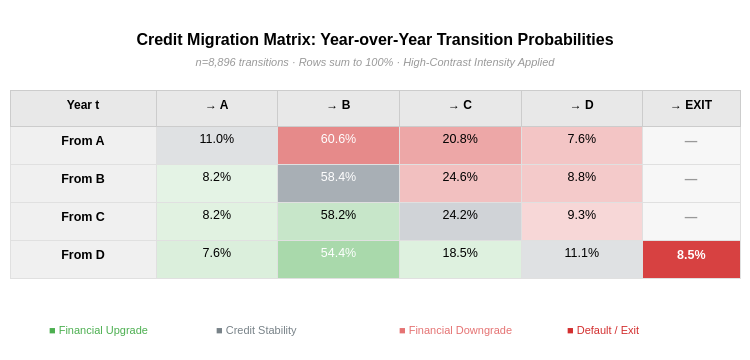

Notebook code cell kept with this figure:
### Markdown cell above
### 6.5 Credit Migration Matrix

We construct a year-over-year transition matrix to assess the **temporal stability** of health class assignments. High off-diagonal probability towards Class D indicates that firm deterioration is gradual and measurable supporting the case for temporal feature engineering. 

The `EXIT` column captures firms that leave the panel without a Class D label.

### Code cell
df_sorted = (
    train_df[["company_id", "fiscal_year", TARGET]]
    .sort_values(["company_id", "fiscal_year"])
    .copy()
)
df_sorted["class_next"] = df_sorted.groupby("company_id")[TARGET].shift(-1)
last_year_per_company   = df_sorted.groupby("company_id")["fiscal_year"].transform("max")

df_sorted["class_next"] = df_sorted["class_next"].where(
    df_sorted["class_next"].notna(),
    other=np.where(
        last_year_per_company < df_sorted["fiscal_year"].max(),
        "EXIT", "TRAIN_END"
    )
)

df_trans     = df_sorted[df_sorted["class_next"] != "TRAIN_END"].copy()
trans_counts = df_trans.groupby([TARGET, "class_next"]).size().unstack(fill_value=0)
col_order    = [c for c in ["A", "B", "C", "D", "EXIT"] if c in trans_counts.columns]
row_order    = [c for c in ["A", "B", "C", "D"]         if c in trans_counts.index]
trans_counts = trans_counts.reindex(index=row_order, columns=col_order, fill_value=0)
trans_pct    = trans_counts.div(trans_counts.sum(axis=1), axis=0) * 100

rank         = {"A": 0, "B": 1, "C": 2, "D": 3, "EXIT": 4}
classes_from = trans_pct.index.tolist()
classes_to   = trans_pct.columns.tolist()
matrix       = trans_pct.values

cell_colors      = []
cell_font_colors = []

for r, cf in enumerate(classes_from):
    row_colors = []
    row_fonts  = []
    for c, ct in enumerate(classes_to):
        val = matrix[r, c]
        fr  = rank[cf]
        tr  = rank[ct]

        if ct == "EXIT":
            intensity = min(val / 10.0, 1.0)
            if val == 0.0:
                row_colors.append("rgba(240,240,240,0.5)")
                row_fonts.append("#999999")
            else:
                row_colors.append(f"rgba(211,47,47,{0.4 + 0.6*intensity:.2f})")
                row_fonts.append("white")
        elif fr == tr:
            intensity = min(val / 65.0, 1.0)
            row_colors.append(f"rgba(120,130,140,{0.15 + 0.55*intensity:.2f})")
            row_fonts.append("white" if val > 30 else "#000000")
        elif tr > fr:
            jump      = tr - fr
            intensity = min((val / 30.0) * (jump / 3.0), 1.0)
            row_colors.append(f"rgba(211,47,47,{0.12 + 0.65*intensity:.2f})")
            row_fonts.append("white" if intensity > 0.5 else "#000000")
        else:
            jump      = fr - tr
            intensity = min((val / 65.0) * (jump / 3.0), 1.0)
            row_colors.append(f"rgba(76,175,80,{0.12 + 0.65*intensity:.2f})")
            row_fonts.append("white" if intensity > 0.5 else "#000000")

    cell_colors.append(row_colors)
    cell_font_colors.append(row_fonts)

cell_texts = []
for r, cf in enumerate(classes_from):
    row_texts = []
    for c, ct in enumerate(classes_to):
        val = matrix[r, c]
        if val == 0.0:
            row_texts.append("<b>—</b>")
        elif ct == "EXIT":
            row_texts.append(f"<b>{val:.1f}%</b>")
        else:
            row_texts.append(f"{val:.1f}%")
    cell_texts.append(row_texts)

row_headers     = [f"<b>From {c}</b>" for c in classes_from]
col_headers     = ["<b>Year t</b>"] + [f"<b>→ {ct}</b>" for ct in classes_to]
col_widths      = [90] + [75] * (len(classes_to) - 1) + [60]

col_vals        = [[rh for rh in row_headers]]
col_fills       = [["#F0F0F0"] * len(classes_from)]
col_font_colors_table = [["#000000"] * len(classes_from)]

for c, ct in enumerate(classes_to):
    col_vals.append([cell_texts[r][c]       for r in range(len(classes_from))])
    col_fills.append([cell_colors[r][c]     for r in range(len(classes_from))])
    col_font_colors_table.append([cell_font_colors[r][c] for r in range(len(classes_from))])

n_trans = len(df_trans)
n_exits = int((df_trans["class_next"] == "EXIT").sum())

fig2 = go.Figure(data=[go.Table(
    columnwidth=col_widths,
    header=dict(
        values=col_headers,
        fill_color=["#E8E8E8"] * (1 + len(classes_to)),
        font=dict(color="#000000", size=12, family="Arial"),
        align="center", height=36, line_color="#CCCCCC",
    ),
    cells=dict(
        values=col_vals,
        fill_color=col_fills,
        font=dict(color=col_font_colors_table, size=12.5, family="Arial"),
        align="center", height=38, line_color="#E0E0E0",
    ),
)])

fig2.update_layout(
    paper_bgcolor="white",
    font=dict(family="Arial"),
    title=dict(
        text=(
            "<b>Credit Migration Matrix: Year-over-Year Transition Probabilities</b><br>"
            f"<span style='font-size:11px;color:#999999;font-weight:normal;font-style:italic;'>"
            f"n={n_trans:,} transitions · Rows sum to 100% · High-Contrast Intensity Applied"
            "</span>"
        ),
        font=dict(size=16, color="#000000"),
        x=0.5, xanchor="center",
    ),
    margin=dict(t=90, l=10, r=10, b=60),
    height=360, width=750,
)

legend_items = [
    ("■ Financial Upgrade",   "#4caf50"),
    ("■ Credit Stability",    "#788288"),
    ("■ Financial Downgrade", "#e57373"),
    ("■ Default / Exit",      "#d32f2f"),
]
x_positions = [0.05, 0.28, 0.53, 0.76]

for (label, color), x in zip(legend_items, x_positions):
    fig2.add_annotation(
        x=x, y=-0.18, xref="paper", yref="paper",
        text=f"<span style='color:{color}'>{label}</span>",
        showarrow=False,
        font=dict(size=11, family="Arial", color=color),
        xanchor="left"
    )

fig2.show()

### Figure 1 — Plotly figure (JSON) as saved in the notebook; plotly's stock layout.template omitted (floating-point values rounded to 4 significant figures)
{"data": [{"cells": {"align": "center", "fill": {"color": [["#F0F0F0", "#F0F0F0", "#F0F0F0", "#F0F0F0"], ["rgba(120,130,140,0.24)", "rgba(76,175,80,0.15)", "rgba(76,175,80,0.17)", "rgba(76,175,80,0.20)"], ["rgba(211,47,47,0.56)", "rgba(120,130,140,0.64)", "rgba(76,175,80,0.31)", "rgba(76,175,80,0.48)"], ["rgba(211,47,47,0.42)", "rgba(211,47,47,0.30)", "rgba(120,130,140,0.35)", "rgba(76,175,80,0.18)"], ["rgba(211,47,47,0.28)", "rgba(211,47,47,0.25)", "rgba(211,47,47,0.19)", "rgba(120,130,140,0.24)"], ["rgba(240,240,240,0.5)", "rgba(240,240,240,0.5)", "rgba(240,240,240,0.5)", "rgba(211,47,47,0.91)"]]}, "font": {"color": [["#000000", "#000000", "#000000", "#000000"], ["#000000", "#000000", "#000000", "#000000"], ["white", "white", "#000000", "white"], ["#000000", "#000000", "#000000", "#000000"], ["#000000", "#000000", "#000000", "#000000"], ["#999999", "#999999", "#999999", "white"]], "family": "Arial", "size": 12.5}, "height": 38, "line": {"color": "#E0E0E0"}, "values": [["<b>From A</b>", "<b>From B</b>", "<b>From C</b>", "<b>From D</b>"], ["11.0%", "8.2%", "8.2%", "7.6%"], ["60.6%", "58.4%", "58.2%", "54.4%"], ["20.8%", "24.6%", "24.2%", "18.5%"], ["7.6%", "8.8%", "9.3%", "11.1%"], ["<b>—</b>", "<b>—</b>", "<b>—</b>", "<b>8.5%</b>"]]}, "columnwidth": [90, 75, 75, 75, 75, 60], "header": {"align": "center", "fill": {"color": ["#E8E8E8", "#E8E8E8", "#E8E8E8", "#E8E8E8", "#E8E8E8", "#E8E8E8"]}, "font": {"color": "#000000", "family": "Arial", "size": 12}, "height": 36, "line": {"color": "#CCCCCC"}, "values": ["<b>Year t</b>", "<b>→ A</b>", "<b>→ B</b>", "<b>→ C</b>", "<b>→ D</b>", "<b>→ EXIT</b>"]}, "type": "table"}], "layout": {"annotations": [{"font": {"color": "#4caf50", "family": "Arial", "size": 11}, "showarrow": false, "text": "<span style='color:#4caf50'>■ Financial Upgrade</span>", "x": 0.05, "xanchor": "left", "xref": "paper", "y": -0.18, "yref": "paper"}, {"font": {"color": "#788288", "family": "Arial", "size": 11}, "showarrow": false, "text": "<span style='color:#788288'>■ Credit Stability</span>", "x": 0.28, "xanchor": "left", "xref": "paper", "y": -0.18, "yref": "paper"}, {"font": {"color": "#e57373", "family": "Arial", "size": 11}, "showarrow": false, "text": "<span style='color:#e57373'>■ Financial Downgrade</span>", "x": 0.53, "xanchor": "left", "xref": "paper", "y": -0.18, "yref": "paper"}, {"font": {"color": "#d32f2f", "family": "Arial", "size": 11}, "showarrow": false, "text": "<span style='color:#d32f2f'>■ Default / Exit</span>", "x": 0.76, "xanchor": "left", "xref": "paper", "y": -0.18, "yref": "paper"}], "font": {"family": "Arial"}, "height": 360, "margin": {"b": 60, "l": 10, "r": 10, "t": 90}, "paper_bgcolor": "white", "title": {"font": {"color": "#000000", "size": 16}, "text": "<b>Credit Migration Matrix: Year-over-Year Transition Probabilities</b><br><span style='font-size:11px;color:#999999;font-weight:normal;font-style:italic;'>n=8,896 transitions · Rows sum to 100% · High-Contrast Intensity Applied</span>", "x": 0.5, "xanchor": "center"}, "width": 750}}
